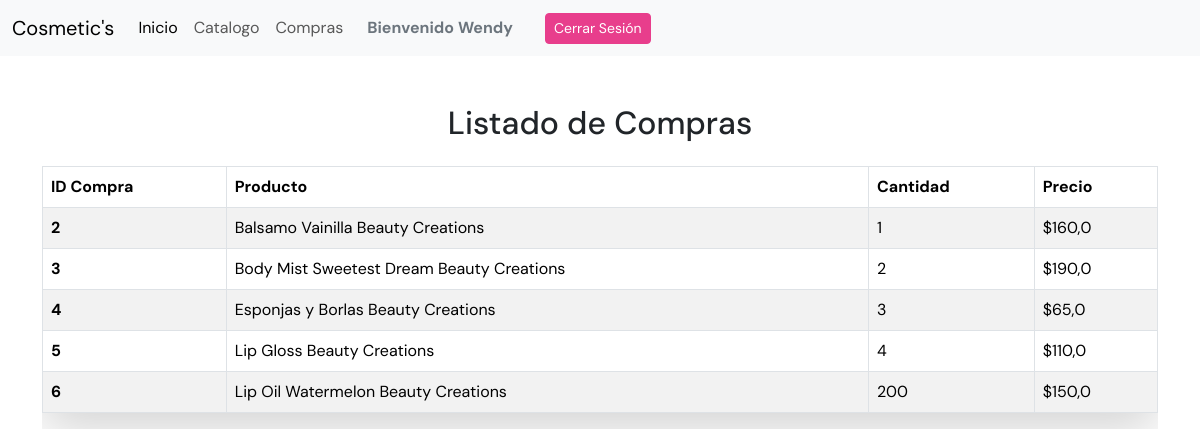
/compras/listado_compras_usuarios/2 (signed in), run on the app's committed database.
### compras_app/models.py (models this page shows, shortened)
class Compra(models.Model):
    producto = models.ForeignKey(Productos, on_delete=models.CASCADE, default=1)
    cantidad = models.IntegerField(default=1)
    comprado_por = models.ForeignKey(User, on_delete=models.CASCADE, null=True, related_name='producto_comprado_user')

### productos_app/models.py (models this page shows, shortened)
class Productos(models.Model):
    producto_nombre = models.TextField(max_length=100)
    producto_precio = models.FloatField(max_length=100)
    producto_imagen = models.ImageField(upload_to='productos/', null=True, blank=True)
    class Meta:
        permissions = [("poder_agregar_productos", "Puede usar crud productos")]
        ordering = ['producto_nombre']

### compras_app/views.py (the view)
# urls.py: path('listado_compras_usuarios/<int:id>', login_required(ListadoComprasUsuarioView.as_view()), name='listado_compras_usuarios'),
class ListadoComprasUsuarioView(TemplateView):
    template_name = 'lista_compras.html'
    def get_context_data(self, **kwargs): #Enviar datos al template
        context = super().get_context_data(**kwargs)
        comprador = self.request.user #obtener el usuario que hace compras
        lista = Compra.objects.filter(comprado_por=comprador)
        context['lista']=lista
        return context

### compras_app/templates/lista_compras.html
{% extends "base.html" %}
{% load static %}
{% block content %}
<div class="container my-5">
    <h2 class="text-center mb-4">Listado de Compras</h2>
    <div class="table-responsive">
        <table class="table table-striped table-bordered table-hover shadow-lg">
            <thead class="thead-dark">
                <tr>
                    <th scope="col">ID Compra</th>
                    <th scope="col">Producto</th>
                    <th scope="col">Cantidad</th>
                    <th scope="col">Precio</th>
                </tr>
            </thead>
            <tbody>
                {% for item in lista %}
                <tr>
                    <th scope="row">{{ item.id }}</th>
                    <td>{{ item.producto.producto_nombre }}</td>
                    <td>{{ item.cantidad }}</td>
                    <td>${{ item.producto.producto_precio }}</td>
                </tr>
                {% endfor %}
            </tbody>
        </table>
    </div>
</div>
{% endblock content %}

### templates/base.html (shortened to what this page needs)
{% load static %}
<!DOCTYPE html>
<html>
  <head>
    <link rel="stylesheet" href="/static/css/bootstrap.min.css">
  </head>
  <body>
    <nav class="navbar navbar-expand-lg navbar-light bg-light">
        <div class="container-fluid">
          <a class="navbar-brand" href="#">Cosmetic's</a>
          <div class="collapse navbar-collapse" id="navbarNavDropdown">
            <ul class="navbar-nav">
              <li class="nav-item">
                <a class="nav-link active" aria-current="page" href="{% url "home" %}">Inicio</a>
              </li>
              <li class="nav-item">
                <a class="nav-link" href="{% url "catalogo_productos" %}">Catalogo</a>
              </li>
              {% if user.is_authenticated %}
              <li class="nav-item">
                <a class="nav-link" href="{% url 'listado_compras_usuarios' user.id %}">Compras</a>
              </li>
              {% endif %}
              {% if user.is_authenticated %}
                  <li class="nav-item d-flex align-items-center">
                    <span class="me-3 px-3 py-1 text-secondary fw-bold">
                      Bienvenido {{ user.username }}
                    </span>
                    <form id="logout-form" method="post" action="{% url 'logout' %}">
                      <button type="submit" class="btn text-white btn-sm" style="background-color: #e83e8c; border-color: #e83e8c;">
                        Cerrar Sesión
                      </button>
                    </form>
                  </li>
              {% else %}
                <a class="nav-link" href="{% url 'login' %}">Iniciar Sesión</a>
                <a class="nav-link" href="{% url 'registro' %}">Registrarse</a>
              {% endif %}
            </ul>
          </div>
        </div>
      </nav>
    {% block content %}
    {% endblock content %}
  </body>
</html>

### templates/base.html (style rules this page uses)
body { font-family: 'DM Sans', sans-serif; }

### data on the page
Compra: id "2", producto.producto_nombre "Balsamo Vainilla Beauty Creations", cantidad "1", producto.producto_precio "160,0"
Compra: id "3", producto.producto_nombre "Body Mist Sweetest Dream Beauty Creations", cantidad "2", producto.producto_precio "190,0"
Compra: id "4", producto.producto_nombre "Esponjas y Borlas Beauty Creations", cantidad "3", producto.producto_precio "65,0"
Compra: id "5", producto.producto_nombre "Lip Gloss Beauty Creations", cantidad "4", producto.producto_precio "110,0"
Compra: id "6", producto.producto_nombre "Lip Oil Watermelon Beauty Creations", cantidad "200", producto.producto_precio "150,0"

### other printed values
{{ user.username }} "Wendy"
